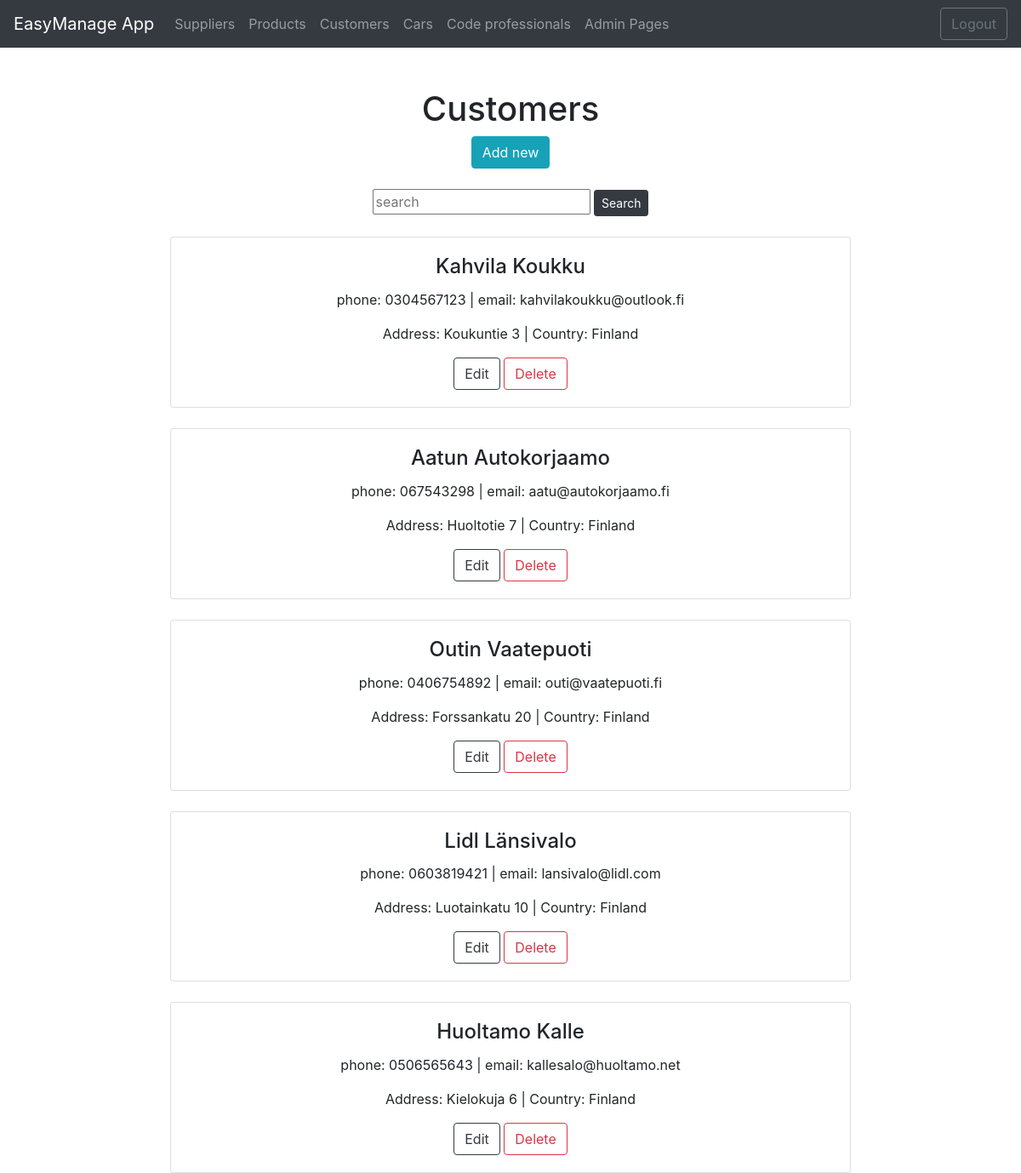
The page /customers/ (signed in) on the database its author committed.
### app/models.py (models this page shows)
class Customer(models.Model):
    customername = models.CharField(max_length= 50, default="asiakas")
    address = models.CharField(max_length= 100, default="asiakas")
    phone = models.CharField(max_length= 20, default="asiakas")
    email = models.CharField(max_length= 50, default="asiakas")
    country = models.CharField(max_length= 50, default="asiakas")

### app/views.py (the view)
# urls.py: path('customers/', customerlistview),
def customerlistview(request):
    if not request.user.is_authenticated:
         return render(request, 'loginpage.html')
    else:
        customerlist = Customer.objects.all()
        context = {'customers': customerlist }
        return render (request,"customerlist.html",context)

### app/templates/customerlist.html (shortened to what this page needs)
{% extends 'index.html' %}
{% block content %}
<br />
<br />
<h1>Customers</h1>
<button id="add-btn"<a onclick="showaddform()" class="btn btn-info">Add new</button>
<form method="post" action="/search-suppliers/">
    <br>
    <input class="card-text" class="card-text" type="text" placeholder="search" name="search">
    <input type="submit" value="Search" class="btn btn-dark btn-sm" name="">
</form>
{% for c in customers %}
<br>
<div class="card" style="width: 50rem;">
    <div class="card-body">
        <h4 class="card-title">{{c.customername}}</h4>
        <p class="card-text">phone: {{c.phone}} | email: {{c.email}} </p>
        <p class="card-text">Address: {{c.address}} | Country: {{c.country}}</p>
        <a href="/edit-customer-get/{{c.id}}/" class="btn btn-outline-dark">Edit</a>
        <a href="/confirm-delete-customer/{{c.id}}/" class="btn btn-outline-danger">Delete</a>
    </div>
</div>
{% empty %}
<div class="card" style="width: 50rem;">
    <div class="card-body">
        <p class="card-text">No customers found in the database </p>
    </div>
</div>
{%endfor%}
{% endblock %}

### rows shown on the page
Customer: customername "Kahvila Koukku", phone "0304567123", email "kahvilakoukku@outlook.fi", address "Koukuntie 3", country "Finland"
Customer: customername "Aatun Autokorjaamo", phone "067543298", email "aatu@autokorjaamo.fi", address "Huoltotie 7", country "Finland"
Customer: customername "Outin Vaatepuoti", phone "0406754892", email "outi@vaatepuoti.fi", address "Forssankatu 20", country "Finland"
Customer: customername "Lidl Länsivalo", phone "0603819421", email "lansivalo@lidl.com", address "Luotainkatu 10", country "Finland"
Customer: customername "Huoltamo Kalle", phone "0506565643", email "kallesalo@huoltamo.net", address "Kielokuja 6", country "Finland"
